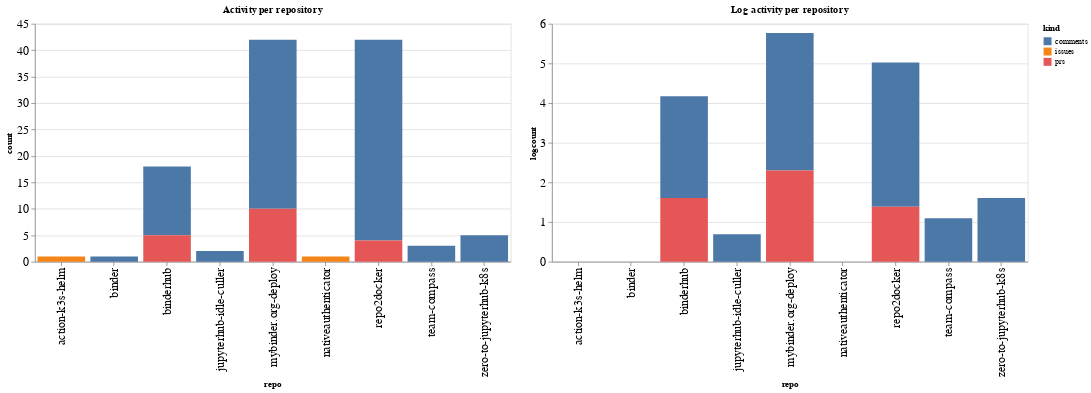

Notebook cell for this chart:
### Code cell
ch1 = alt.Chart(repo_summaries, width=600, title="Activity per repository").mark_bar().encode(
    x='repo',
    y='count',
    color='kind',
    tooltip="kind"
)

ch2 = alt.Chart(repo_summaries, width=600, title="Log activity per repository").mark_bar().encode(
    x='repo',
    y='logcount',
    color='kind',
    tooltip="kind"
)

ch1 | ch2

### Figure 1 — Vega-Lite specification as saved in the notebook (floating-point values rounded to 4 significant figures)
{"config": {"axisLeft": {"labelFontSize": 15}, "axisBottom": {"labelFontSize": 15}}, "hconcat": [{"mark": "bar", "encoding": {"color": {"type": "nominal", "field": "kind"}, "tooltip": {"type": "nominal", "field": "kind"}, "x": {"type": "nominal", "field": "repo"}, "y": {"type": "quantitative", "field": "count"}}, "title": "Activity per repository", "width": 600}, {"mark": "bar", "encoding": {"color": {"type": "nominal", "field": "kind"}, "tooltip": {"type": "nominal", "field": "kind"}, "x": {"type": "nominal", "field": "repo"}, "y": {"type": "quantitative", "field": "logcount"}}, "title": "Log activity per repository", "width": 600}], "data": {"name": "data-f2e6c2ea34de0fca80581f0f758d6df1"}, "$schema": "https://vega.github.io/schema/vega-lite/v4.8.1.json", "datasets": {"data-f2e6c2ea34de0fca80581f0f758d6df1": [{"repo": "action-k3s-helm", "kind": "issues", "count": 1, "logcount": 0.0}, {"repo": "binder", "kind": "comments", "count": 1, "logcount": 0.0}, {"repo": "binderhub", "kind": "comments", "count": 13, "logcount": 2.565}, {"repo": "binderhub", "kind": "prs", "count": 5, "logcount": 1.609}, {"repo": "jupyterhub-idle-culler", "kind": "comments", "count": 2, "logcount": 0.6931}, {"repo": "mybinder.org-deploy", "kind": "comments", "count": 32, "logcount": 3.466}, {"repo": "mybinder.org-deploy", "kind": "prs", "count": 10, "logcount": 2.303}, {"repo": "nativeauthenticator", "kind": "issues", "count": 1, "logcount": 0.0}, {"repo": "repo2docker", "kind": "comments", "count": 38, "logcount": 3.638}, {"repo": "repo2docker", "kind": "prs", "count": 4, "logcount": 1.386}, {"repo": "team-compass", "kind": "comments", "count": 3, "logcount": 1.099}, {"repo": "zero-to-jupyterhub-k8s", "kind": "comments", "count": 5, "logcount": 1.609}]}}
